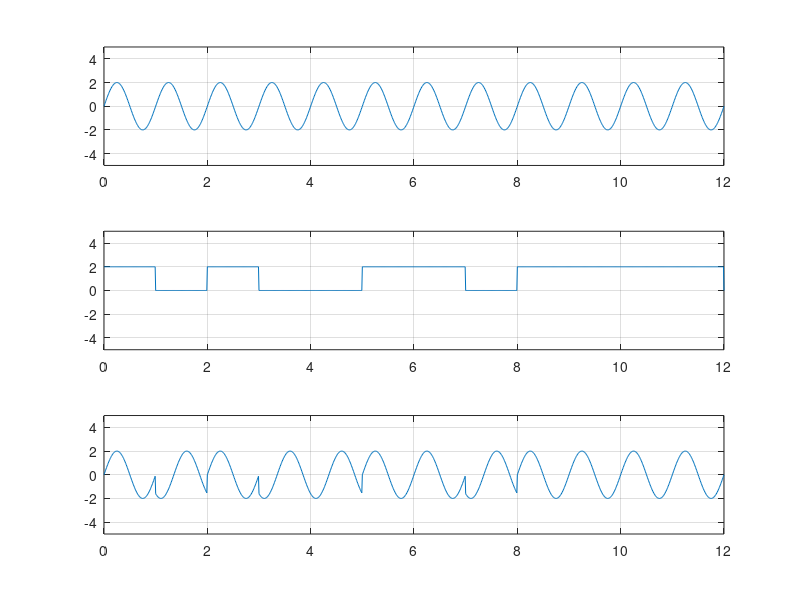

Source code (MATLAB):
%Digital signal....
%PSK 1 = has one phase else another;

clear all;
clc;
bit = [1, 0, 1, 0, 0, 1, 1, 0, 1, 1, 1, 1];

v = 2;

am = 2;
fm = 1;
fs = 100;
bit_duration = 1; % bitrate = 1/bitduration
T = length(bit) * bit_duration; % len/bitrate.
t = 0:1/fs:T;

x_analog = am*sin(2*pi*fm*t);
subplot(3, 1, 1);
plot(t,x_analog);
xlim([0, T]);
ylim([-5, 5]);
grid on;

x_analog_2 = am*sin(2*pi*fm*t+180);
%subplot(4, 1, 2);
%plot(t,x_analog_2);
xlim([0, T]);
ylim([-5, 5]);
grid on;

x_digital = zeros(1, length(t));

%encoding
for i = 1:length(bit)
    from = (i-1)*fs*bit_duration+1;
    to = i*fs*bit_duration;

    if bit(i) == 1
        x_digital(from : to) = v;
    else
        x_digital(from : to) = 0;
    end
end

subplot(3,1, 2);
plot(t, x_digital);
xlim([0, T]);
ylim([-5, 5]);
grid on;

%PSK
psk = zeros(1, length(t));

for i = 1:length(bit)
    from = (i-1)*fs*bit_duration+1;
    to = i*fs*bit_duration;

    if bit(i) == 1
        psk(from:to) = x_analog(from:to);
    else
        psk(from:to) = x_analog_2(from:to);
    end
end

subplot(3,1, 3);
plot(t, psk);
xlim([0, T]);
ylim([-5, 5]);
grid on;

%Demodulation

%Demodulation
counter = 0;
for i = 1 : length(t)
  if t(i) > counter
    counter = counter + 1;
    if psk((counter-1)*fs+1:counter*fs) == x_analog((counter-1)*fs+1:counter*fs)
      result(counter) = 1;
    else
      result(counter) = 0;
    endif
  endif
endfor

disp("Fsk Demodulation");
disp(result);
